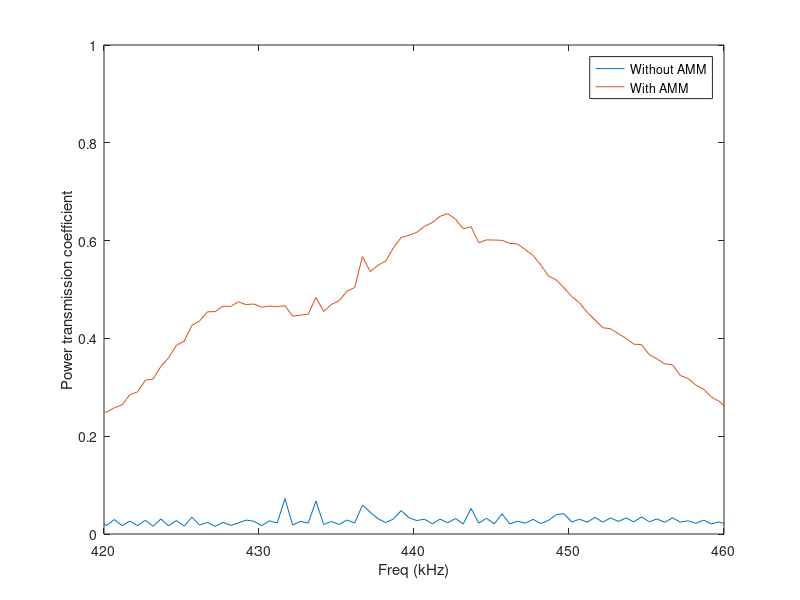

MATLAB code for this plot:
clear all
load('CalPowTransCoef_230302C_Res.mat');

fig = figure;
plot(f, pow_coef_plate);
hold on
plot(f, pow_coef_AMM);
legd = legend('Without AMM', 'With AMM');
xlabel('Freq (kHz)')
ylabel('Power transmission coefficient')
xlim([420,460])
ylim([0,1])